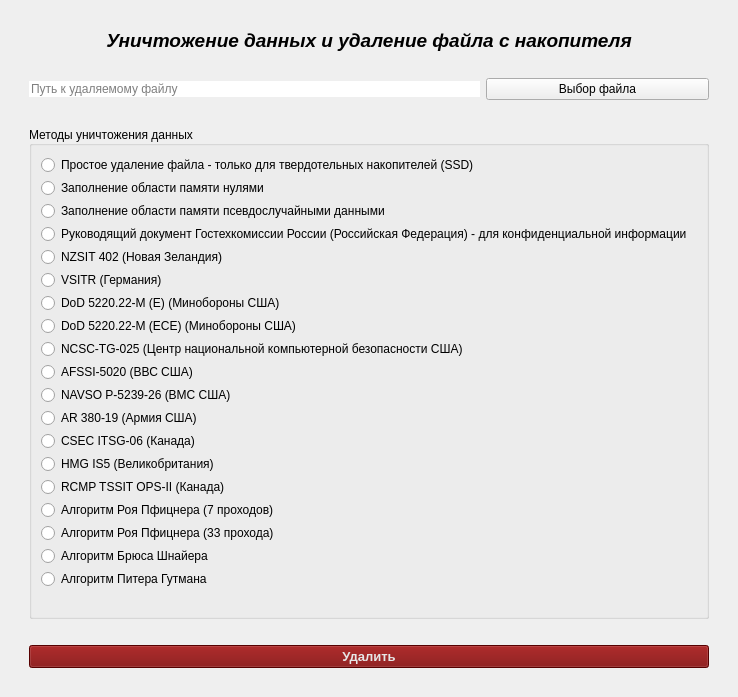
<?xml version="1.0" encoding="UTF-8"?>
<ui version="4.0">
 <class>MainWindow</class>
 <widget class="QMainWindow" name="MainWindow">
  <property name="geometry">
   <rect>
    <x>0</x>
    <y>0</y>
    <width>738</width>
    <height>697</height>
   </rect>
  </property>
  <property name="font">
   <font>
    <pointsize>10</pointsize>
   </font>
  </property>
  <property name="windowTitle">
   <string>Delete File Tool</string>
  </property>
  <property name="styleSheet">
   <string notr="true">QRadioButton:hover{
	color: rgb(145, 116, 57);
}</string>
  </property>
  <widget class="QWidget" name="centralwidget">
   <layout class="QGridLayout" name="gridLayout">
    <item row="17" column="2">
     <spacer name="verticalSpacer_4">
      <property name="orientation">
       <enum>Qt::Vertical</enum>
      </property>
      <property name="sizeType">
       <enum>QSizePolicy::Fixed</enum>
      </property>
      <property name="sizeHint" stdset="0">
       <size>
        <width>20</width>
        <height>20</height>
       </size>
      </property>
     </spacer>
    </item>
    <item row="14" column="2">
     <spacer name="verticalSpacer_2">
      <property name="orientation">
       <enum>Qt::Vertical</enum>
      </property>
      <property name="sizeType">
       <enum>QSizePolicy::Fixed</enum>
      </property>
      <property name="sizeHint" stdset="0">
       <size>
        <width>20</width>
        <height>20</height>
       </size>
      </property>
     </spacer>
    </item>
    <item row="16" column="1" colspan="3">
     <widget class="QPushButton" name="pushButton_2">
      <property name="sizePolicy">
       <sizepolicy hsizetype="Expanding" vsizetype="Fixed">
        <horstretch>0</horstretch>
        <verstretch>0</verstretch>
       </sizepolicy>
      </property>
      <property name="font">
       <font>
        <pointsize>10</pointsize>
        <bold>true</bold>
       </font>
      </property>
      <property name="styleSheet">
       <string notr="true">QPushButton{
	background-color: rgb(120, 0, 0);
	color: rgb(230, 230, 230);
}

QPushButton:hover{
	background-color: rgb(179, 0, 0);
	color: rgb(25, 25, 25);
}</string>
      </property>
      <property name="text">
       <string>Удалить</string>
      </property>
     </widget>
    </item>
    <item row="8" column="3">
     <widget class="QPushButton" name="pushButton">
      <property name="sizePolicy">
       <sizepolicy hsizetype="Preferred" vsizetype="Fixed">
        <horstretch>0</horstretch>
        <verstretch>0</verstretch>
       </sizepolicy>
      </property>
      <property name="text">
       <string>Выбор файла</string>
      </property>
     </widget>
    </item>
    <item row="0" column="1">
     <spacer name="verticalSpacer_3">
      <property name="orientation">
       <enum>Qt::Vertical</enum>
      </property>
      <property name="sizeType">
       <enum>QSizePolicy::Fixed</enum>
      </property>
      <property name="sizeHint" stdset="0">
       <size>
        <width>20</width>
        <height>20</height>
       </size>
      </property>
     </spacer>
    </item>
    <item row="9" column="1">
     <spacer name="verticalSpacer">
      <property name="orientation">
       <enum>Qt::Vertical</enum>
      </property>
      <property name="sizeType">
       <enum>QSizePolicy::Fixed</enum>
      </property>
      <property name="sizeHint" stdset="0">
       <size>
        <width>20</width>
        <height>20</height>
       </size>
      </property>
     </spacer>
    </item>
    <item row="8" column="1" colspan="2">
     <widget class="QLineEdit" name="lineEdit">
      <property name="sizePolicy">
       <sizepolicy hsizetype="Expanding" vsizetype="Fixed">
        <horstretch>0</horstretch>
        <verstretch>0</verstretch>
       </sizepolicy>
      </property>
      <property name="autoFillBackground">
       <bool>false</bool>
      </property>
      <property name="inputMask">
       <string/>
      </property>
      <property name="text">
       <string/>
      </property>
      <property name="frame">
       <bool>false</bool>
      </property>
      <property name="alignment">
       <set>Qt::AlignLeading|Qt::AlignLeft|Qt::AlignVCenter</set>
      </property>
      <property name="dragEnabled">
       <bool>false</bool>
      </property>
      <property name="readOnly">
       <bool>true</bool>
      </property>
      <property name="placeholderText">
       <string>Путь к удаляемому файлу</string>
      </property>
      <property name="clearButtonEnabled">
       <bool>false</bool>
      </property>
     </widget>
    </item>
    <item row="13" column="1" colspan="3">
     <widget class="QGroupBox" name="groupBox">
      <property name="sizePolicy">
       <sizepolicy hsizetype="Preferred" vsizetype="Preferred">
        <horstretch>0</horstretch>
        <verstretch>0</verstretch>
       </sizepolicy>
      </property>
      <property name="title">
       <string>Методы уничтожения данных</string>
      </property>
      <property name="alignment">
       <set>Qt::AlignLeading|Qt::AlignLeft|Qt::AlignVCenter</set>
      </property>
      <layout class="QVBoxLayout" name="verticalLayout">
       <property name="spacing">
        <number>0</number>
       </property>
       <property name="sizeConstraint">
        <enum>QLayout::SetNoConstraint</enum>
       </property>
       <property name="leftMargin">
        <number>9</number>
       </property>
       <property name="topMargin">
        <number>6</number>
       </property>
       <property name="bottomMargin">
        <number>6</number>
       </property>
       <item>
        <widget class="QRadioButton" name="t1SSD">
         <property name="toolTip">
          <string>&lt;html&gt;&lt;head/&gt;&lt;body&gt;&lt;p&gt;Уничтожение данных производится посредством механизма TRIM&lt;/p&gt;&lt;/body&gt;&lt;/html&gt;</string>
         </property>
         <property name="text">
          <string>Простое удаление файла - только для твердотельных накопителей (SSD)</string>
         </property>
         <attribute name="buttonGroup">
          <string notr="true">buttonGroup</string>
         </attribute>
        </widget>
       </item>
       <item>
        <widget class="QRadioButton" name="t2Nulls">
         <property name="toolTip">
          <string>&lt;html&gt;&lt;head/&gt;&lt;body&gt;&lt;p&gt;1 проход - заполнение области памяти нулями&lt;/p&gt;&lt;/body&gt;&lt;/html&gt;</string>
         </property>
         <property name="text">
          <string>Заполнение области памяти нулями</string>
         </property>
         <attribute name="buttonGroup">
          <string notr="true">buttonGroup</string>
         </attribute>
        </widget>
       </item>
       <item>
        <widget class="QRadioButton" name="t3Randoms">
         <property name="toolTip">
          <string>&lt;html&gt;&lt;head/&gt;&lt;body&gt;&lt;p&gt;1 проход - заполнение области памяти псевдослучайными данными&lt;/p&gt;&lt;/body&gt;&lt;/html&gt;</string>
         </property>
         <property name="text">
          <string>Заполнение области памяти псевдослучайными данными</string>
         </property>
         <attribute name="buttonGroup">
          <string notr="true">buttonGroup</string>
         </attribute>
        </widget>
       </item>
       <item>
        <widget class="QRadioButton" name="t4GOST">
         <property name="toolTip">
          <string>&lt;html&gt;&lt;head/&gt;&lt;body&gt;&lt;p&gt;2 прохода - заполнение области памяти псевдослучайными данными&lt;/p&gt;&lt;/body&gt;&lt;/html&gt;</string>
         </property>
         <property name="text">
          <string>Руководящий документ Гостехкомиссии России (Российская Федерация) - для конфиденциальной информации</string>
         </property>
         <attribute name="buttonGroup">
          <string notr="true">buttonGroup</string>
         </attribute>
        </widget>
       </item>
       <item>
        <widget class="QRadioButton" name="t5NZSIT402">
         <property name="toolTip">
          <string>&lt;html&gt;&lt;head/&gt;&lt;body&gt;&lt;p&gt;1 проход - заполнение области памяти псевдослучайными данными&lt;/p&gt;&lt;/body&gt;&lt;/html&gt;</string>
         </property>
         <property name="text">
          <string>NZSIT 402 (Новая Зеландия)</string>
         </property>
         <attribute name="buttonGroup">
          <string notr="true">buttonGroup</string>
         </attribute>
        </widget>
       </item>
       <item>
        <widget class="QRadioButton" name="t6VSITR">
         <property name="toolTip">
          <string>&lt;html&gt;&lt;head/&gt;&lt;body&gt;&lt;p&gt;7 проходов - заполнение области памяти нулями, единицами, нулями, единицами, нулями, единицами, байтами 0xAA&lt;/p&gt;&lt;/body&gt;&lt;/html&gt;</string>
         </property>
         <property name="text">
          <string>VSITR (Германия)</string>
         </property>
         <attribute name="buttonGroup">
          <string notr="true">buttonGroup</string>
         </attribute>
        </widget>
       </item>
       <item>
        <widget class="QRadioButton" name="t7DODmE">
         <property name="toolTip">
          <string>&lt;html&gt;&lt;head/&gt;&lt;body&gt;&lt;p&gt;3 прохода - заполнение области памяти нулями, единицами, псевдослучайными данными&lt;/p&gt;&lt;/body&gt;&lt;/html&gt;</string>
         </property>
         <property name="text">
          <string>DoD 5220.22-M (E) (Минобороны США)</string>
         </property>
         <attribute name="buttonGroup">
          <string notr="true">buttonGroup</string>
         </attribute>
        </widget>
       </item>
       <item>
        <widget class="QRadioButton" name="t8DODmECE">
         <property name="toolTip">
          <string>&lt;html&gt;&lt;head/&gt;&lt;body&gt;&lt;p&gt;7 проходов - заполнение области памяти нулями, единицами, псевдослучайными данными, псевдослучайными данными, нулями, единицами, псевдослучайными данными&lt;/p&gt;&lt;/body&gt;&lt;/html&gt;</string>
         </property>
         <property name="text">
          <string>DoD 5220.22-M (ECE) (Минобороны США)</string>
         </property>
         <attribute name="buttonGroup">
          <string notr="true">buttonGroup</string>
         </attribute>
        </widget>
       </item>
       <item>
        <widget class="QRadioButton" name="t9NCSC">
         <property name="toolTip">
          <string>&lt;html&gt;&lt;head/&gt;&lt;body&gt;&lt;p&gt;3 прохода - заполнение области памяти нулями, единицами, псевдослучайными данными&lt;/p&gt;&lt;/body&gt;&lt;/html&gt;</string>
         </property>
         <property name="text">
          <string>NCSC-TG-025 (Центр национальной компьютерной безопасности США)</string>
         </property>
         <attribute name="buttonGroup">
          <string notr="true">buttonGroup</string>
         </attribute>
        </widget>
       </item>
       <item>
        <widget class="QRadioButton" name="t10AFSSI5020">
         <property name="toolTip">
          <string>&lt;html&gt;&lt;head/&gt;&lt;body&gt;&lt;p&gt;3 прохода - заполнение области памяти нулями, единицами, псевдослучайными данными&lt;/p&gt;&lt;/body&gt;&lt;/html&gt;</string>
         </property>
         <property name="text">
          <string>AFSSI-5020 (ВВС США)</string>
         </property>
         <attribute name="buttonGroup">
          <string notr="true">buttonGroup</string>
         </attribute>
        </widget>
       </item>
       <item>
        <widget class="QRadioButton" name="t11Navso">
         <property name="toolTip">
          <string>&lt;html&gt;&lt;head/&gt;&lt;body&gt;&lt;p&gt;3 прохода - заполнение области памяти нулями, единицами, псевдослучайными данными&lt;/p&gt;&lt;/body&gt;&lt;/html&gt;</string>
         </property>
         <property name="text">
          <string>NAVSO P-5239-26 (ВМС США)</string>
         </property>
         <attribute name="buttonGroup">
          <string notr="true">buttonGroup</string>
         </attribute>
        </widget>
       </item>
       <item>
        <widget class="QRadioButton" name="t12AR38019">
         <property name="toolTip">
          <string>&lt;html&gt;&lt;head/&gt;&lt;body&gt;&lt;p&gt;3 прохода - заполнение области памяти псевдослучайными данными, единицами, нулями&lt;/p&gt;&lt;/body&gt;&lt;/html&gt;</string>
         </property>
         <property name="text">
          <string>AR 380-19 (Армия США)</string>
         </property>
         <attribute name="buttonGroup">
          <string notr="true">buttonGroup</string>
         </attribute>
        </widget>
       </item>
       <item>
        <widget class="QRadioButton" name="t13CSEC">
         <property name="toolTip">
          <string>&lt;html&gt;&lt;head/&gt;&lt;body&gt;&lt;p&gt;3 прохода - заполнение области памяти нулями, единицами, псевдослучайными данными&lt;/p&gt;&lt;/body&gt;&lt;/html&gt;</string>
         </property>
         <property name="text">
          <string>CSEC ITSG-06 (Канада)</string>
         </property>
         <attribute name="buttonGroup">
          <string notr="true">buttonGroup</string>
         </attribute>
        </widget>
       </item>
       <item>
        <widget class="QRadioButton" name="t14HMGis5">
         <property name="toolTip">
          <string>&lt;html&gt;&lt;head/&gt;&lt;body&gt;&lt;p&gt;3 прохода - заполнение области памяти нулями, единицами, псевдослучайными данными&lt;/p&gt;&lt;/body&gt;&lt;/html&gt;</string>
         </property>
         <property name="text">
          <string>HMG IS5 (Великобритания)</string>
         </property>
         <attribute name="buttonGroup">
          <string notr="true">buttonGroup</string>
         </attribute>
        </widget>
       </item>
       <item>
        <widget class="QRadioButton" name="t15RCMP">
         <property name="toolTip">
          <string>&lt;html&gt;&lt;head/&gt;&lt;body&gt;&lt;p&gt;7 проходов - заполнение области памяти нулями, единицами, нулями, единицами, нулями, единицами, псевдослучайными данными&lt;/p&gt;&lt;/body&gt;&lt;/html&gt;</string>
         </property>
         <property name="text">
          <string>RCMP TSSIT OPS-II (Канада)</string>
         </property>
         <attribute name="buttonGroup">
          <string notr="true">buttonGroup</string>
         </attribute>
        </widget>
       </item>
       <item>
        <widget class="QRadioButton" name="t16Pfitzner7">
         <property name="toolTip">
          <string>&lt;html&gt;&lt;head/&gt;&lt;body&gt;&lt;p&gt;7 проходов - заполнение области памяти псевдослучайными данными&lt;/p&gt;&lt;/body&gt;&lt;/html&gt;</string>
         </property>
         <property name="text">
          <string>Алгоритм Роя Пфицнера (7 проходов)</string>
         </property>
         <attribute name="buttonGroup">
          <string notr="true">buttonGroup</string>
         </attribute>
        </widget>
       </item>
       <item>
        <widget class="QRadioButton" name="t17Pfitzner33">
         <property name="toolTip">
          <string>&lt;html&gt;&lt;head/&gt;&lt;body&gt;&lt;p&gt;33 прохода - заполнение области памяти псевдослучайными данными&lt;/p&gt;&lt;/body&gt;&lt;/html&gt;</string>
         </property>
         <property name="text">
          <string>Алгоритм Роя Пфицнера (33 прохода)</string>
         </property>
         <attribute name="buttonGroup">
          <string notr="true">buttonGroup</string>
         </attribute>
        </widget>
       </item>
       <item>
        <widget class="QRadioButton" name="t18Schneier">
         <property name="toolTip">
          <string>&lt;html&gt;&lt;head/&gt;&lt;body&gt;&lt;p&gt;7 проходов - заполнение области памяти единицами, нулями, псевдослучайными данными, псевдослучайными данными, псевдослучайными данными, псевдослучайными данными, псевдослучайными данными&lt;/p&gt;&lt;/body&gt;&lt;/html&gt;</string>
         </property>
         <property name="text">
          <string>Алгоритм Брюса Шнайера</string>
         </property>
         <attribute name="buttonGroup">
          <string notr="true">buttonGroup</string>
         </attribute>
        </widget>
       </item>
       <item>
        <widget class="QRadioButton" name="t19Gutmann">
         <property name="toolTip">
          <string>&lt;html&gt;&lt;head/&gt;&lt;body&gt;&lt;p&gt;35 проходов - заполнение области памяти псевдослучайными данными, псевдослучайными данными, псевдослучайными данными, псевдослучайными данными, байтами 0x55, байтами 0xAA, байтами 0x92 0x49 0x24, байтами 0x49 0x24 0x92, байтами 0x24 0x92 0x49, нулями, байтами 0x11, байтами 0x22, байтами 0x33, байтами 0x44, байтами 0x55, байтами 0x66, байтами 0x77, байтами 0x88, байтами 0x99, байтами 0xAA, байтами 0xBB, байтами 0xCC, байтами 0xDD, байтами 0xEE, единицами, байтами 0x92 0x49 0x24, байтами 0x49 0x24 0x92, байтами 0x24 0x92 0x49, байтами 0x6D 0xB6 0xDB, байтами 0xB6 0xDB 0x6D, байтами 0xDB 0x6D 0xB6, псевдослучайными данными, псевдослучайными данными, псевдослучайными данными, псевдослучайными данными&lt;/p&gt;&lt;/body&gt;&lt;/html&gt;</string>
         </property>
         <property name="text">
          <string>Алгоритм Питера Гутмана</string>
         </property>
         <attribute name="buttonGroup">
          <string notr="true">buttonGroup</string>
         </attribute>
        </widget>
       </item>
      </layout>
     </widget>
    </item>
    <item row="4" column="1">
     <spacer name="verticalSpacer_5">
      <property name="orientation">
       <enum>Qt::Vertical</enum>
      </property>
      <property name="sizeType">
       <enum>QSizePolicy::Fixed</enum>
      </property>
      <property name="sizeHint" stdset="0">
       <size>
        <width>20</width>
        <height>20</height>
       </size>
      </property>
     </spacer>
    </item>
    <item row="3" column="0">
     <spacer name="horizontalSpacer_3">
      <property name="orientation">
       <enum>Qt::Horizontal</enum>
      </property>
      <property name="sizeType">
       <enum>QSizePolicy::Fixed</enum>
      </property>
      <property name="sizeHint" stdset="0">
       <size>
        <width>20</width>
        <height>20</height>
       </size>
      </property>
     </spacer>
    </item>
    <item row="3" column="1" colspan="3">
     <widget class="QLabel" name="label">
      <property name="sizePolicy">
       <sizepolicy hsizetype="Expanding" vsizetype="Fixed">
        <horstretch>0</horstretch>
        <verstretch>0</verstretch>
       </sizepolicy>
      </property>
      <property name="font">
       <font>
        <pointsize>14</pointsize>
        <italic>true</italic>
        <bold>true</bold>
       </font>
      </property>
      <property name="text">
       <string>Уничтожение данных и удаление файла с накопителя</string>
      </property>
      <property name="alignment">
       <set>Qt::AlignHCenter|Qt::AlignTop</set>
      </property>
     </widget>
    </item>
    <item row="3" column="4">
     <spacer name="horizontalSpacer_4">
      <property name="orientation">
       <enum>Qt::Horizontal</enum>
      </property>
      <property name="sizeType">
       <enum>QSizePolicy::Fixed</enum>
      </property>
      <property name="sizeHint" stdset="0">
       <size>
        <width>20</width>
        <height>20</height>
       </size>
      </property>
     </spacer>
    </item>
   </layout>
  </widget>
 </widget>
 <resources/>
 <connections/>
 <buttongroups>
  <buttongroup name="buttonGroup"/>
 </buttongroups>
</ui>
